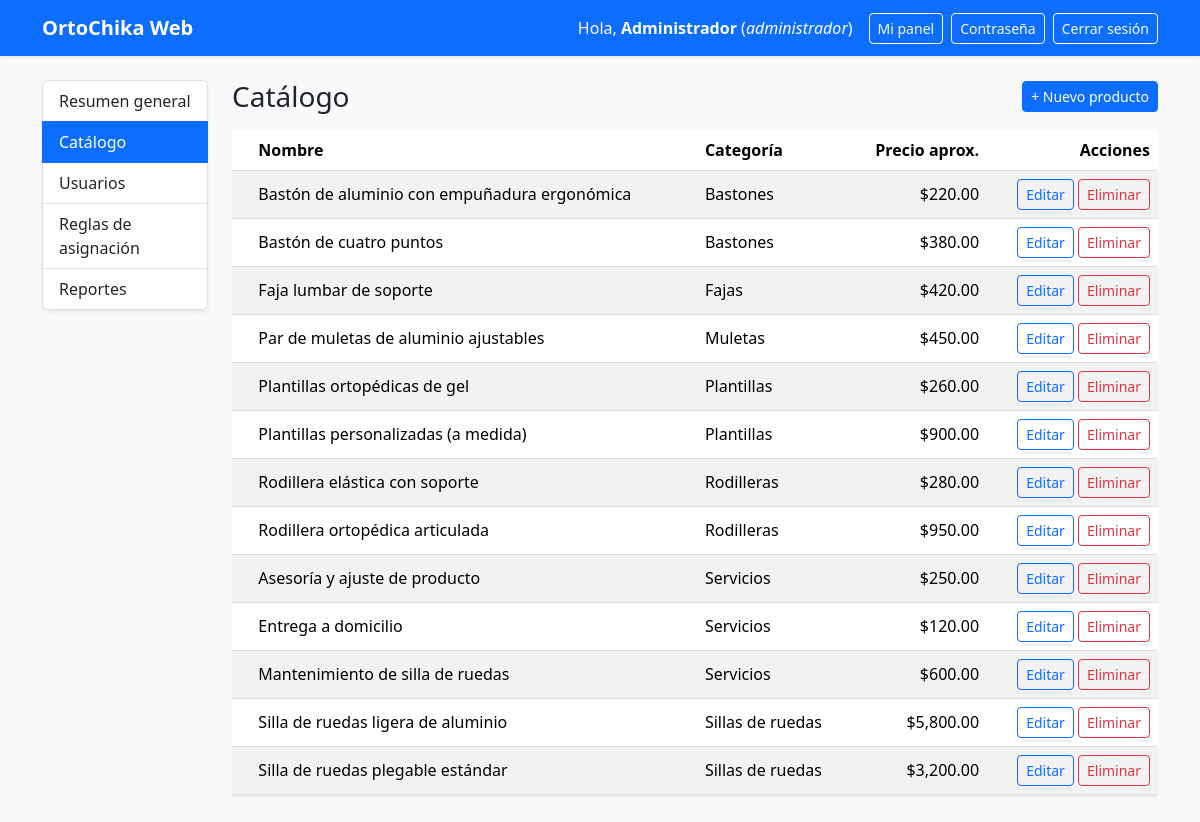
Screenshot of /admin/catalogo (signed in) with the database file from the repository.
### app/models/usuarios.py (models this page shows, shortened)
class Usuario(UserMixin, db.Model):
    __tablename__ = "Usuarios"
    id_usuario = db.Column(db.Integer, primary_key=True)
    nombre = db.Column(db.String(100), nullable=False)
    correo = db.Column(db.String(120), unique=True, nullable=False)
    telefono = db.Column(db.String(20))
    contrasena_hash = db.Column(db.String(255), nullable=False)
    rol = db.Column(db.String(20), nullable=False, default="cliente")
    cliente = db.relationship("Cliente", back_populates="usuario", uselist=False,
                              cascade="all, delete-orphan")
    especialista = db.relationship("Especialista", back_populates="usuario", uselist=False,
                                   cascade="all, delete-orphan")
    def tiene_rol(self, *roles):
        return self.rol in roles

### app/models/catalogo.py (models this page shows)
class ProductoServicio(db.Model):
    __tablename__ = "Productos_Servicios"
    id_producto = db.Column(db.Integer, primary_key=True)
    nombre = db.Column(db.String(120), nullable=False)
    descripcion = db.Column(db.Text)
    categoria = db.Column(db.String(60))
    precio_aprox = db.Column(db.Numeric(10, 2))
    imagen = db.Column(db.String(255))           # ruta/nombre dentro de static/img
    cotizaciones = db.relationship("Cotizacion", back_populates="producto")

### app/admin.py (the view)
@admin_bp.route("/catalogo")
def catalogo():
    productos = db.session.scalars(
        db.select(ProductoServicio).order_by(ProductoServicio.categoria, ProductoServicio.nombre)
    ).all()
    return render_template("admin/catalogo.html", productos=productos)

### app/admin.py (called while the page is built)
@admin_bp.before_request
def solo_administradores():
    if not current_user.is_authenticated:
        return login_manager.unauthorized()
    if not current_user.tiene_rol("administrador"):
        abort(403)

### app/models/usuarios.py (called while the page is built)
@login_manager.user_loader
def cargar_usuario(user_id):
    return db.session.get(Usuario, int(user_id))

### app/templates/admin/catalogo.html (shortened to what this page needs)
{% extends "admin/layout.html" %}
{% block panel %}
<div class="d-flex justify-content-between align-items-center mb-3">
  <h3 class="mb-0">Catálogo</h3>
  <a href="{{ url_for('admin.producto_nuevo') }}" class="btn btn-primary btn-sm">+ Nuevo producto</a>
</div>
<div class="table-responsive">
  <table class="table table-striped align-middle bg-white shadow-sm">
    <thead>
      <tr><th></th><th>Nombre</th><th>Categoría</th><th class="text-end">Precio aprox.</th><th class="text-end">Acciones</th></tr>
    </thead>
    <tbody>
      {% for p in productos %}
        <tr>
          <td>
          </td>
          <td>{{ p.nombre }}</td>
          <td>{{ p.categoria }}</td>
          <td class="text-end">{% if p.precio_aprox is not none %}${{ "{:,.2f}".format(p.precio_aprox) }}{% endif %}</td>
          <td class="text-end text-nowrap">
            <a href="{{ url_for('admin.producto_editar', id_producto=p.id_producto) }}"
               class="btn btn-outline-primary btn-sm">Editar</a>
            <form method="post" action="{{ url_for('admin.producto_eliminar', id_producto=p.id_producto) }}"
                  class="d-inline" onsubmit="return confirm('¿Eliminar este producto del catálogo?');">
              <button type="submit" class="btn btn-outline-danger btn-sm">Eliminar</button>
            </form>
          </td>
        </tr>
      {% else %}
        <tr><td colspan="5" class="text-center text-muted">El catálogo está vacío.</td></tr>
      {% endfor %}
    </tbody>
  </table>
</div>
{% endblock %}

### app/templates/base.html (shortened to what this page needs)
<!doctype html>
<html lang="es">
<head>
  <link href="https://cdn.jsdelivr.net/npm/bootstrap@5.3.3/dist/css/bootstrap.min.css" rel="stylesheet">
  <link href="{{ url_for('static', filename='css/style.css') }}" rel="stylesheet">
</head>
<body class="bg-light">
  <nav class="navbar navbar-dark bg-primary shadow-sm">
    <div class="container">
      <a class="navbar-brand fw-bold" href="{{ url_for('catalogo.index') }}">OrtoChika Web</a>
      <div class="d-flex flex-wrap align-items-center gap-2 text-white">
        {% if current_user.is_authenticated %}
          <span class="me-2">Hola, <b>{{ current_user.nombre }}</b> (<i>{{ current_user.rol }}</i>)</span>
          <a class="btn btn-outline-light btn-sm" href="{{ url_for('main.dashboard') }}">Mi panel</a>
          <a class="btn btn-outline-light btn-sm" href="{{ url_for('auth.cambiar_contrasena') }}">Contraseña</a>
          <form method="post" action="{{ url_for('auth.logout') }}" class="m-0">
            <button type="submit" class="btn btn-outline-light btn-sm">Cerrar sesión</button>
          </form>
        {% else %}
          <a class="btn btn-outline-light btn-sm" href="{{ url_for('auth.login') }}">Iniciar sesión</a>
          <a class="btn btn-light btn-sm" href="{{ url_for('auth.registro') }}">Registrarse</a>
        {% endif %}
      </div>
    </div>
  </nav>
  <main class="container py-4">
    {% block content %}{% endblock %}
  </main>
</body>
</html>

### rows the page displays
Usuario: nombre "Administrador", rol "administrador"
ProductoServicio: nombre "Bastón de aluminio con empuñadura ergonómica", categoria "Bastones", precio_aprox "220.00"
ProductoServicio: nombre "Bastón de cuatro puntos", categoria "Bastones", precio_aprox "380.00"
ProductoServicio: nombre "Faja lumbar de soporte", categoria "Fajas", precio_aprox "420.00"
ProductoServicio: nombre "Par de muletas de aluminio ajustables", categoria "Muletas", precio_aprox "450.00"
ProductoServicio: nombre "Plantillas ortopédicas de gel", categoria "Plantillas", precio_aprox "260.00"
ProductoServicio: nombre "Plantillas personalizadas (a medida)", categoria "Plantillas", precio_aprox "900.00"
ProductoServicio: nombre "Rodillera elástica con soporte", categoria "Rodilleras", precio_aprox "280.00"
ProductoServicio: nombre "Rodillera ortopédica articulada", categoria "Rodilleras", precio_aprox "950.00"
ProductoServicio: nombre "Asesoría y ajuste de producto", categoria "Servicios", precio_aprox "250.00"
ProductoServicio: nombre "Entrega a domicilio", categoria "Servicios", precio_aprox "120.00"
ProductoServicio: nombre "Mantenimiento de silla de ruedas", categoria "Servicios", precio_aprox "600.00"
ProductoServicio: nombre "Silla de ruedas ligera de aluminio", categoria "Sillas de ruedas", precio_aprox "5,800.00"
ProductoServicio: nombre "Silla de ruedas plegable estándar", categoria "Sillas de ruedas", precio_aprox "3,200.00"

### other values shown
{{ texto }} "Resumen general" "Catálogo" "Usuarios" "Reglas de asignación" "Reportes"
